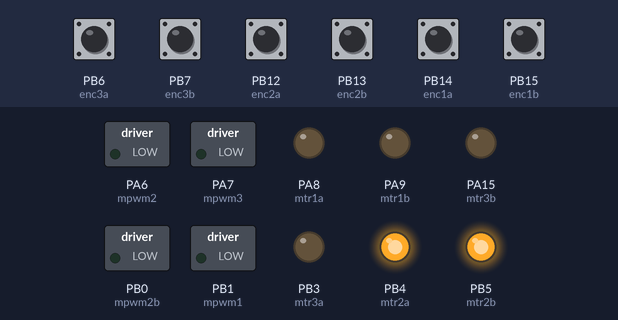
The sketch below on a simulated STM32 Blue Pill. On the bench: switched loads named in the sketch (green lamp = pin HIGH), output pins drawn as LEDs (lit = HIGH). The inputs (shaded band) are chosen by the test bench; at power-on: PB6 (enc3a), PB7 (enc3b), PB12 (enc2a), PB13 (enc2b), PB14 (enc1a), PB15 (enc1b) HIGH. What the sketch prints to the serial monitor is not drawn.

Above: at 0.1 s.
Timing chart, 0 to 1.6 s (numbered marks = the images above):
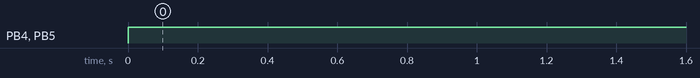

Measured:
- by itself, PB4 (mtr2a), PB5 (mtr2b): LOW → HIGH at 0.00 s

The sketch:

SLAVE_MOTOR_AR.ino
```cpp
//Parsing
String dataIn;
String arrayData[10];
boolean parsing = false;
boolean receive = false;

//Motor 1
const int mpwm1 = PB1; // Pin PWM
const int mtr1a = PA8; // Pin Motor A
const int mtr1b = PA9; // Pin Motor B
#define ENC_COUNT_REV1 540 //Jumlah Gigi Encoder
const int enc1a = PB14; //Pin Encoder
const int enc1b = PB15; //Pin Encoder
long revolutions1 = 0; // Putaran dalam satuan waktu
long setRPM1 = 0; //Setpoint RPM
long currentRPM1 = 0; //Kecepatan yang dibaca

//Motor 2
const int mpwm2 = PA6; // Pin PWM
const int mpwm2b = PB0; // Pin PWM
const int mtr2a = PB4; // Pin Motor A
const int mtr2b = PB5; // Pin Motor B
#define ENC_COUNT_REV2 540 //Jumlah Gigi Encoder
const int enc2a = PB12; //Pin Encoder
const int enc2b = PB13; //Pin Encoder
long revolutions2 = 0; // Putaran dalam satuan waktu
long setRPM2 = 0; //Setpoint RPM
long currentRPM2 = 0; //Kecepatan yang dibaca

//Motor 3
const int mpwm3 = PA7; // Pin PWM
const int mtr3a = PB3; // Pin Motor 1
const int mtr3b = PA15; // Pin Motor 2
#define ENC_COUNT_REV3 540 //Jumlah Gigi Encoder
const int enc3a = PB6; //Pin Encoder
const int enc3b = PB7; //Pin Encoder
long revolutions3 = 0; // Putaran dalam satuan waktu
long setRPM3 = 0; //Setpoint RPM
long currentRPM3 = 0; //Kecepatan yang dibaca

long previousMillis = 0; // Waktu Sebelumnya
long currentMillis = 0; // Waktu Sekarang
unsigned long interval = 100; //Satuan Waktu untuk revolution1

//PID
float PIDValue1 = 0, pwmValue1 = 0;
double error1, previouserror1;
double P_1 = 0, I_1 = 0, D_1 = 0;

float PIDValue2 = 0, pwmValue2 = 0;
double error2, previouserror2;
double P_2 = 0, I_2 = 0, D_2 = 0;

float PIDValue3 = 0, pwmValue3 = 0;
double error3, previouserror3;
double P_3 = 0, I_3 = 0, D_3 = 0;

float Kp1 = 25;    //Kp MOTOR 1
float Ki1 = 0;    //Ki MOTOR 1
float Kd1 = 30;      //Kd MOTOR 1

float Kp2 = 17;    //Kp MOTOR 2
float Ki2 = 0;    //Ki MOTOR 2
float Kd2 = 20;      //Kd MOTOR 2

float Kp3 = 15;    //Kp MOTOR 3
float Ki3 = 0;    //Ki MOTOR 3
float Kd3 = 20;      //Kd MOTOR 3

void setup() {
  Serial.begin(115200);
  Serial2.begin(115200);

  pinMode(enc1a, INPUT);
  pinMode(enc1b, INPUT);
  pinMode(mpwm1, PWM);
  pinMode(mtr1a, OUTPUT);
  pinMode(mtr1b, OUTPUT);

  pinMode(enc2a, INPUT);
  pinMode(enc2b, INPUT);
  pinMode(mpwm2, PWM);
  pinMode(mpwm2b, PWM);
  pinMode(mtr2a, OUTPUT);
  pinMode(mtr2b, OUTPUT);

  pinMode(enc3a, INPUT);
  pinMode(enc3b, INPUT);
  pinMode(mpwm3, PWM);
  pinMode(mtr3a, OUTPUT);
  pinMode(mtr3b, OUTPUT);

  previousMillis = millis();
  attachInterrupt(digitalPinToInterrupt(enc1a), func1, CHANGE); //Attach interrupt
  attachInterrupt(digitalPinToInterrupt(enc1b), func1, CHANGE); //Attach interrupt
  attachInterrupt(digitalPinToInterrupt(enc2a), func2, CHANGE); //Attach interrupt
  attachInterrupt(digitalPinToInterrupt(enc2b), func2, CHANGE); //Attach interrupt
  attachInterrupt(digitalPinToInterrupt(enc3a), func3, CHANGE); //Attach interrupt
  attachInterrupt(digitalPinToInterrupt(enc3b), func3, CHANGE); //Attach interrupt
}

void loop() {
  cekData();
  cekDataSerial();

  currentMillis = millis();
  if (currentMillis - previousMillis > interval) {
    previousMillis = currentMillis;

    // Calculate RPM
    currentRPM1 = (float)(revolutions1 * 600 / ENC_COUNT_REV1);
    currentRPM2 = (float)(revolutions2 * 600 / ENC_COUNT_REV2);
    currentRPM3 = (float)(revolutions3 * 600 / ENC_COUNT_REV3);

    Serial.print(pwmValue1);
    Serial.print("\t");
    Serial.print(currentRPM1);
    Serial.print("\t");
    Serial.print(pwmValue2);
    Serial.print("\t");
    Serial.print(currentRPM2);
    Serial.print("\t");
    Serial.print(pwmValue3);
    Serial.print("\t");
    Serial.println(currentRPM3);
    Serial.flush();

    VPID1();
    VPID2();
    VPID3();

    revolutions1 = 0;
    revolutions2 = 0;
    revolutions3 = 0;
  }
  runMotor();
}

void runMotor() {
  pwmWrite(mpwm1, pwmValue1);
  pwmWrite(mpwm3, pwmValue3);

  if (setRPM1 > 0) {
    //CounterClockWise
    digitalWrite(mtr1a, HIGH);
    digitalWrite(mtr1b, LOW);
  }

  if (setRPM1 < 0) {
    //ClockWise
    digitalWrite(mtr1a, LOW);
    digitalWrite(mtr1b, HIGH);
  }

  if (setRPM1 == 0) {
    //Stop
    pwmWrite(mpwm1, 0);
    digitalWrite(mtr1a, LOW);
    digitalWrite(mtr1b, LOW);
  }

  if (setRPM2 > 0) {
    //CounterClockWise
    pwmWrite(mpwm2, 0);
    pwmWrite(mpwm2b, pwmValue2);
    digitalWrite(mtr2a, HIGH);
    digitalWrite(mtr2b, HIGH);
  }

  if (setRPM2 < 0) {
    //ClockWise
    pwmWrite(mpwm2, pwmValue2);
    pwmWrite(mpwm2b, 0);
    digitalWrite(mtr2a, HIGH);
    digitalWrite(mtr2b, HIGH);
  }

  if (setRPM2 == 0) {
    //Stop
    pwmWrite(mpwm2, pwmValue2);
    pwmWrite(mpwm2b, pwmValue2);
    digitalWrite(mtr2a, HIGH);
    digitalWrite(mtr2b, HIGH);
  }

  if (setRPM3 > 0) {
    //CounterClockWise
    digitalWrite(mtr3a, HIGH);
    digitalWrite(mtr3b, LOW);
  }

  if (setRPM3 < 0) {
    //ClockWise
    digitalWrite(mtr3a, LOW);
    digitalWrite(mtr3b, HIGH);
  }

  if (setRPM3 == 0) {
    //Stop
    pwmWrite(mpwm3, 0);
    digitalWrite(mtr3a, LOW);
    digitalWrite(mtr3b, LOW);
  }
}

void cekData() {
  while (Serial2.available() > 0) {
    char inChar = (char)Serial2.read();
    if (inChar == '*') {
      dataIn = "";
      receive = true;
    }

    if (receive) {
      dataIn += inChar;
      if (inChar == '#') {
        parsing = true;
      }
    }

    if (parsing) {
      parsingData();
      parsing = false;
      receive = false;
    }
  }
}

void cekDataSerial() {
  while (Serial.available() > 0) {
    char inChar = (char)Serial.read();
    if (inChar == '*') {
      dataIn = "";
      receive = true;
    }

    if (receive) {
      dataIn += inChar;
      if (inChar == '#') {
        parsing = true;
      }
    }

    if (parsing) {
      parsingData();
      parsing = false;
      receive = false;
    }
  }
}

void parsingData() {
  int j = 0;
  arrayData[j] = "";

  for (int i = 1; i < dataIn.length(); i++) {
    if ((dataIn[i] == '#') || (dataIn[i] == ',')) {
      j++;
      arrayData[j] = "";
    }
    else {
      arrayData[j] = arrayData[j] + dataIn[i];
    }
  }
  setRPM1 = arrayData[0].toFloat();
  setRPM2 = arrayData[1].toFloat();
  setRPM3 = arrayData[2].toFloat();
}

void func1() {
  revolutions1++;
}

void func2() {
  revolutions2++;
}

void func3() {
  revolutions3++;
}

void VPID1() {

  error1 = abs(setRPM1) - currentRPM1;
  P_1 = error1;
  I_1 = I_1 + error1;
  D_1 = error1 - previouserror1;

  if (I_1 > 65535) {
    I_1 = 65535;
  }
  if (I_1 < (0)) {
    I_1 = (0);
  }

  PIDValue1 = (Kp1 * P_1) + (Ki1 * I_1) + (Kd1 * D_1);
  previouserror1 = error1;
  pwmValue1 = pwmValue1 + PIDValue1;

  if (pwmValue1 >= 65535) {
    pwmValue1 = 65535;
  }
  if (pwmValue1 <= (0)) {
    pwmValue1 = (0);
  }
  if (setRPM1 == 0) {
    pwmValue1 = 0;
  }
}

void VPID2() {

  error2 = abs(setRPM2) - currentRPM2;
  P_2 = error2;
  I_2 = I_2 + error2;
  D_2 = error2 - previouserror2;

  if (I_2 > 65535) {
    I_2 = 65535;
  }
  if (I_2 < (0)) {
    I_2 = (0);
  }

  PIDValue2 = (Kp2 * P_2) + (Ki2 * I_2) + (Kd2 * D_2);
  previouserror2 = error2;
  pwmValue2 = pwmValue2 + PIDValue2;

  if (pwmValue2 >= 65535) {
    pwmValue2 = 65535;
  }
  if (pwmValue2 <= (0)) {
    pwmValue2 = (0);
  }
  if (setRPM2 == 0) {
    pwmValue2 = 0;
  }
}

void VPID3() {

  error3 = abs(setRPM3) - currentRPM3;
  P_3 = error3;
  I_3 = I_3 + error3;
  D_3 = error3 - previouserror3;

  if (I_3 > 65535) {
    I_3 = 65535;
  }
  if (I_3 < (0)) {
    I_3 = (0);
  }

  PIDValue3 = (Kp3 * P_3) + (Ki3 * I_3) + (Kd3 * D_3);
  previouserror3 = error3;
  pwmValue3 = pwmValue3 + PIDValue3;

  if (pwmValue3 >= 65535) {
    pwmValue3 = 65535;
  }
  if (pwmValue3 <= (0)) {
    pwmValue3 = (0);
  }
  if (setRPM3 == 0) {
    pwmValue3 = 0;
  }
}
```
